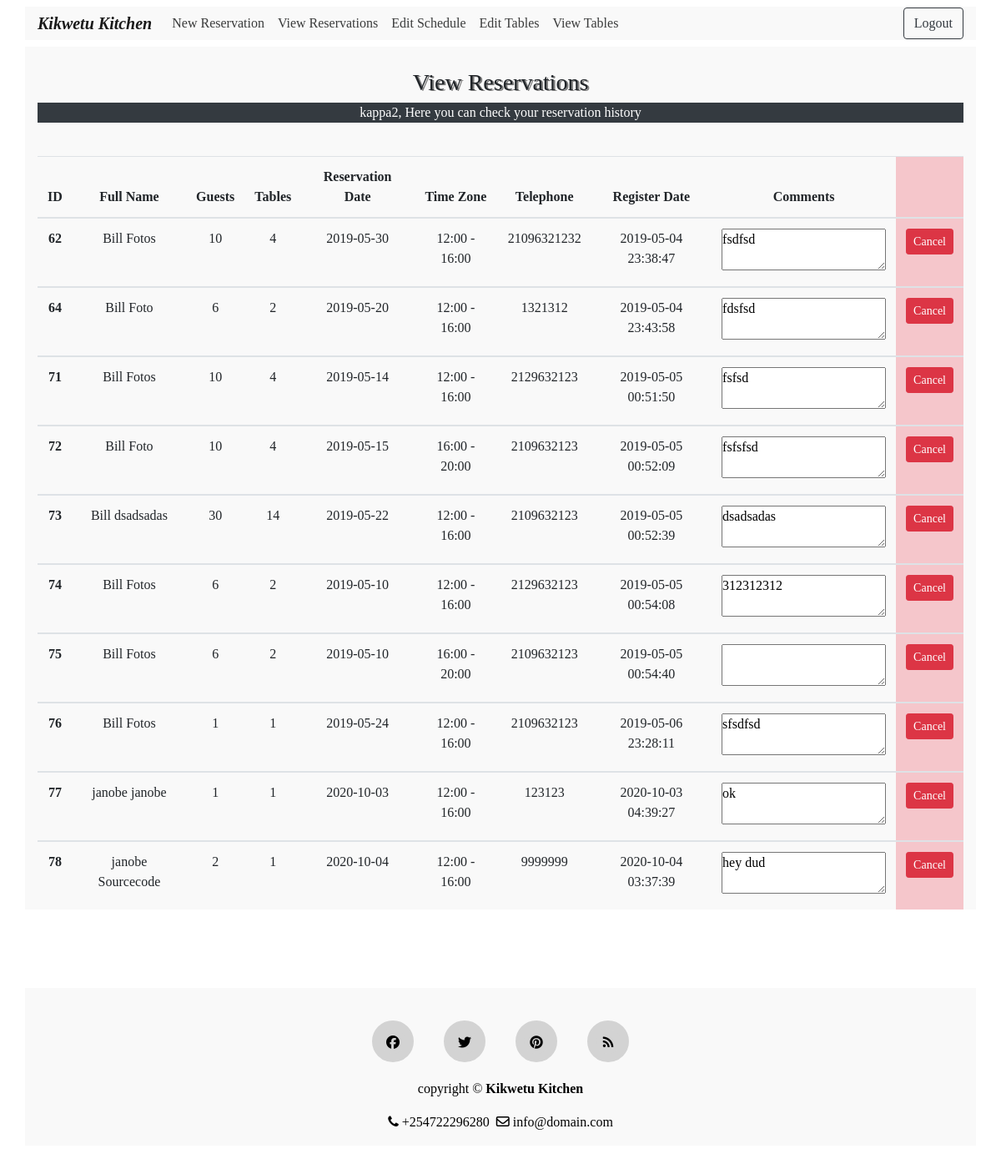
Screenshot of /view_reservations.php (signed in) with the database file from the repository.
### tables this page shows
CREATE TABLE `reservation` (
  `reserv_id` int(11) NOT NULL,
  `f_name` text NOT NULL,
  `l_name` text NOT NULL,
  `num_guests` int(11) NOT NULL,
  `num_tables` int(11) NOT NULL,
  `rdate` date NOT NULL,
  `time_zone` text NOT NULL,
  `telephone` text NOT NULL,
  `comment` mediumtext NOT NULL,
  `reg_date` timestamp NOT NULL DEFAULT CURRENT_TIMESTAMP,
  `user_fk` int(11) NOT NULL
);

### includes/view.reservation.inc.php (the view, shortened to what this page needs)
<?php
if(isset($_SESSION['user_id'])){
    require 'includes/dbh.inc.php';
    $user = $_SESSION['user_id'];
    $role = $_SESSION['role'];
    if($role==1){
    $sql = "SELECT * FROM reservation WHERE user_fk = $user";
    $result = $conn->query($sql);
    if ($result->num_rows > 0) {
        echo
        '
            <table class="table table-hover table-responsive-sm text-center">
                <thead>
                    <tr>
                        <th scope="col">Full Name</th>
                        <th scope="col">Guests</th>
                        <th scope="col">Reservation Date</th>
                        <th scope="col">Time Zone</th>
                        <th scope="col">Telephone</th>
                        <th scope="col">Register Date</th>
                        <th scope="col">Comments</th>
                        <th class="table-danger" scope="col"></th>
                    </tr>
                </thead> ';
        while($row = $result->fetch_assoc()) {
        echo"
                <tbody>
                    <tr>
                    <form action='includes/delete.php' method='POST'>
                    <input name='reserv_id' type='hidden' value=".$row["reserv_id"].">
                      <th scope='row'>".$row["f_name"]." ".$row["l_name"]."</th>
                      <td>".$row["num_guests"]."</td>
                      <td>".$row["rdate"]."</td>
                      <td>".$row["time_zone"]."</td>
                      <td>".$row["telephone"]."</td>
                      <td>".$row["reg_date"]."</td>
                      <td><textarea readonly>".$row["comment"]."</textarea></td>
                      <td class='table-danger'><button type='submit' name='delete-submit' class='btn btn-danger btn-sm'>Cancel</button></td>
                          </form>
                    </tr>
              </tbody>";
        }
        echo "</table>";
    }
    else {    echo "<p class='text-white text-center bg-danger'>Your reservation list is empty!<p>"; }
    }
    else if($role==2){
    $sql = "SELECT * FROM reservation";
    $result = $conn->query($sql);
    if ($result->num_rows > 0) {
        echo
        '
            <table class="table table-hover table-responsive-sm text-center">
                <thead>
                    <tr>
                        <th scope="col">ID</th>
                        <th scope="col">Full Name</th>
                        <th scope="col">Guests</th>
                        <th scope="col">Tables</th>
                        <th scope="col">Reservation Date</th>
                        <th scope="col">Time Zone</th>
                        <th scope="col">Telephone</th>
                        <th scope="col">Register Date</th>
                        <th scope="col">Comments</th>
                        <th class="table-danger" scope="col"></th>
                    </tr>
                </thead> ';
        while($row = $result->fetch_assoc()) {
        echo"
                <tbody>
                    <tr>
                    <form action='includes/delete.php' method='POST'>
                      <input name='reserv_id' type='hidden' value=".$row["reserv_id"].">
                      <th scope='row'>".$row["reserv_id"]."</th>
                      <td>".$row["f_name"]." ".$row["l_name"]."</td>
                      <td>".$row["num_guests"]."</td>
                      <td>".$row["num_tables"]."</td>
                      <td>".$row["rdate"]."</td>
                      <td>".$row["time_zone"]."</td>
                      <td>".$row["telephone"]."</td>
                      <td>".$row["reg_date"]."</td>
                      <td><textarea readonly>".$row["comment"]."</textarea></td>
                      <td class='table-danger'><button type='submit' name='delete-submit' class='btn btn-danger btn-sm'>Cancel</button></td>
                          </form>
                    </tr>
              </tbody>";
        }
        echo "</table>";
    }
    else {    echo "<p class='text-white text-center bg-danger'>Your reservation list is empty!<p>"; }
    }
}

### header.php (shortened to what this page needs)
<!DOCTYPE html>
<html lang="en">
<head>
  <link href="css/style.css" rel="stylesheet" type="text/css">
  <link href="css/font-awesome.min.css" rel="stylesheet">
  <link rel="stylesheet" href="https://stackpath.bootstrapcdn.com/bootstrap/4.1.0/css/bootstrap.min.css">
  <link rel="stylesheet" href="https://cdnjs.cloudflare.com/ajax/libs/font-awesome/4.7.0/css/font-awesome.min.css">
</head>
<body>
<nav class="navbar navbar-expand-md navbar-light fixed-top">
        <div class="container">
            <a class="navbar-brand" href="index.php">
		<strong><em>Kikwetu Kitchen</em></strong>
            </a>
            <div class="collapse navbar-collapse" id="navi">
                <ul class="navbar-nav mr-auto">
                    <?php
                    if(isset($_SESSION['user_id'])){ echo'
                    <li class="nav-item">
                        <a class="nav-link" href="reservation.php" >New Reservation</a>
                    </li>
                    <li class="nav-item">
                        <a class="nav-link" href="view_reservations.php" >View Reservations</a>
                    </li>';
                    if($_SESSION['role']==2) {
                    echo'
                    <li class="nav-item">
                        <a class="nav-link" href="schedule.php" >Edit Schedule</a>
                    </li>
                    <li class="nav-item">
                        <a class="nav-link" href="tables.php" >Edit Tables</a>
                    </li>
                    <li class="nav-item">
                        <a class="nav-link" href="view_tables.php" >View Tables</a>
                    </li>';
                    }
                    }
                    else { echo'
                    <li class="nav-item">
	                 <a class="nav-link" href="#aboutus">About Us</a>
	             </li>
	            <li class="nav-item">
	                <a class="nav-link" href="#gallery">Gallery</a>
	            </li>
                    <li class="nav-item">
                        <a class="nav-link" href="#reservation">Reservation</a>
                    </li>
                    <li class="nav-item">
                        <a class="nav-link" href="#footer">Find Us</a>
                    </li>
                    '; }
                    ?>
                </ul>
                    <?php
                    if(isset($_SESSION['user_id'])){
                    echo '
                    <form class="navbar-form navbar-right" action="includes/logout.inc.php" method="post">
                    <button type="submit" name="logout-submit" class="btn btn-outline-dark">Logout</button>
                    </form>';
                    }
                    else{
                    echo '
                    <div>
                    <ul class="navbar-nav ml-auto">
			<li><a class="nav-link fa fa-sign-in" data-toggle="modal" data-target="#myModal_reg">&nbsp;Sing Up</a></li>
			<li><a class="nav-link fa fa-user-plus" data-toggle="modal" data-target="#myModal_login">&nbsp;Login</a></li>
                    </ul>
                    </div>
                    ';}
                    ?>
            </div>
        </div>
</nav>

### view_reservations.php (shortened to what this page needs)
<?php
require "header.php";
?>
<br><br>
<div class="container">
<h3 class="text-center"><br>View Reservations<br></h3>
<?php
    if(isset($_SESSION['user_id'])){
        echo '<p class="text-white bg-dark text-center">'. $_SESSION['username'] .', Here you can check your reservation history</p><br>';
    require 'includes/view.reservation.inc.php';
 }
    else {
        echo '	<p class="text-center text-danger"><br>You are currently not logged in!<br></p>
       <p class="text-center">In order to make a reservation you have to create an account!<br><br><p>';
    }
?>
</div>
<br><br>
<?php
require "footer.php";
?>

### footer.php
<footer class="footer" id="footer">
 <div class="container"><br>
  <div class="row">
    <div class="col-sm-12 text-center">
      <div class="social-icon">
        <a href="index.php"><i class="fa fa-facebook"></i></a>
        <a href="index.php"><i class="fa fa-twitter"></i></a>
        <a href="index.php"><i class="fa fa-pinterest"></i></a>
        <a href="index.php"><i class="fa fa-rss"></i></a>
      </div>
      <div class="copyright">
        <p class="white"> copyright &copy; <b>Kikwetu Kitchen</b></p>
        <p><i class="fa fa-phone"></i> +254722296280 &nbsp;<i class="fa fa-envelope-o"></i> info@domain.com</p>
      </div>
    </div>
  </div>
 </div>
</footer>
</body>
</html>

### css/style.css (style rules this page uses)
* { margin:0; padding:0; font-family: "Times New Roman", Times, serif; }
body { overflow-y: scroll; overflow-x: hidden; }
h3 { text-shadow: 2px 1px grey; }
.navbar { background-color:white; }
.navbar-brand { font-family: "Brush Script MT", "Brush Script Std", cursive; }
.navbar .navbar-nav .nav-item a { color:#3A3B3B; }
.row { margin: 15px; }
.nav-link { cursor:pointer; }
.footer { padding-top:30px; padding-bottom:30px; color:black; }
.social-icon a { margin:0 16px 20px 16px; display:inline-block; }
.social-icon .fa { color:black; width:50px; height:50px; border-radius:50%; background:lightgray; line-height: 2; transition: .3s; border:10px solid lightgray; }

### header.php (style rules this page uses)
.container { background: #f9f9f9; }

### rows the page displays
reservation: reserv_id "62", f_name "Bill", l_name "Fotos", num_guests "10", num_tables "4", rdate "2019-05-30", time_zone "12:00 - 16:00", telephone "21096321232", reg_date "2019-05-04 23:38:47", comment "fsdfsd"
reservation: reserv_id "64", f_name "Bill", l_name "Foto", num_guests "6", num_tables "2", rdate "2019-05-20", time_zone "12:00 - 16:00", telephone "1321312", reg_date "2019-05-04 23:43:58", comment "fdsfsd"
reservation: reserv_id "71", f_name "Bill", l_name "Fotos", num_guests "10", num_tables "4", rdate "2019-05-14", time_zone "12:00 - 16:00", telephone "2129632123", reg_date "2019-05-05 00:51:50", comment "fsfsd"
reservation: reserv_id "72", f_name "Bill", l_name "Foto", num_guests "10", num_tables "4", rdate "2019-05-15", time_zone "16:00 - 20:00", telephone "2109632123", reg_date "2019-05-05 00:52:09", comment "fsfsfsd"
reservation: reserv_id "73", f_name "Bill", l_name "dsadsadas", num_guests "30", num_tables "14", rdate "2019-05-22", time_zone "12:00 - 16:00", telephone "2109632123", reg_date "2019-05-05 00:52:39", comment "dsadsadas"
reservation: reserv_id "74", f_name "Bill", l_name "Fotos", num_guests "6", num_tables "2", rdate "2019-05-10", time_zone "12:00 - 16:00", telephone "2129632123", reg_date "2019-05-05 00:54:08", comment "312312312"
reservation: reserv_id "75", f_name "Bill", l_name "Fotos", num_guests "6", num_tables "2", rdate "2019-05-10", time_zone "16:00 - 20:00", telephone "2109632123", reg_date "2019-05-05 00:54:40"
reservation: reserv_id "76", f_name "Bill", l_name "Fotos", num_guests "1", num_tables "1", rdate "2019-05-24", time_zone "12:00 - 16:00", telephone "2109632123", reg_date "2019-05-06 23:28:11", comment "sfsdfsd"
reservation: reserv_id "77", f_name "janobe", l_name "janobe", num_guests "1", num_tables "1", rdate "2020-10-03", time_zone "12:00 - 16:00", telephone "123123", reg_date "2020-10-03 04:39:27", comment "ok"
reservation: reserv_id "78", f_name "janobe", l_name "Sourcecode", num_guests "2", num_tables "1", rdate "2020-10-04", time_zone "12:00 - 16:00", telephone "9999999", reg_date "2020-10-04 03:37:39", comment "hey dud"

### other values shown
$_SESSION['username'] "kappa2"
